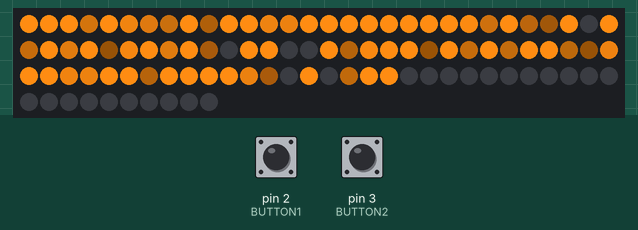
Recording of a sketch running on a simulated Arduino Uno, built with avr-gcc and run on an emulated ATmega328P. On the bench: 100 RGB LEDs in strip order, left to right, continuing on the next row. The test bench sets the inputs (shaded band); at power-on: pin 3 (BUTTON2) HIGH, pin 2 (BUTTON1) HIGH. Random numbers use the default seed unless the sketch sets one.

Above: at 1.2 s.
1.3 s: pin 3 (BUTTON2) pulled LOW for 0.15 s
At 1.39 s:
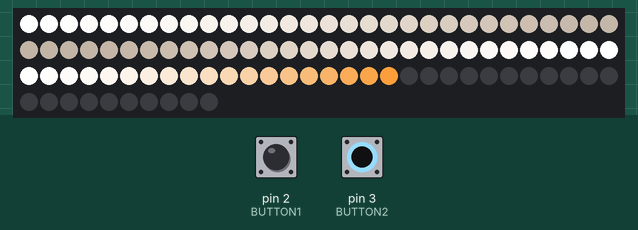
2.0 s: pin 2 (BUTTON1) pulled LOW for 0.15 s
At 2.06 s:
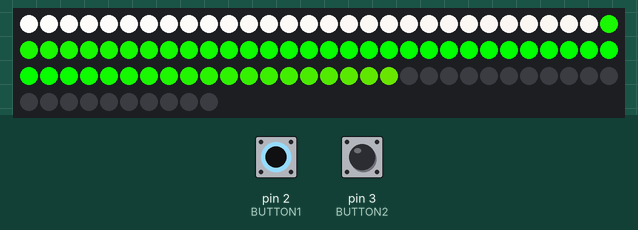
2.7 s: pin 3 (BUTTON2) pulled LOW for 1 s
At 3.6 s:
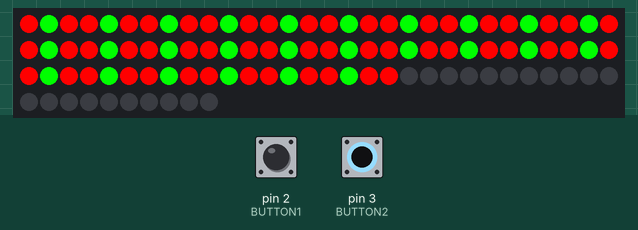
5.2 s: pin 2 (BUTTON1) pulled LOW for 1 s
At 5.8 s:
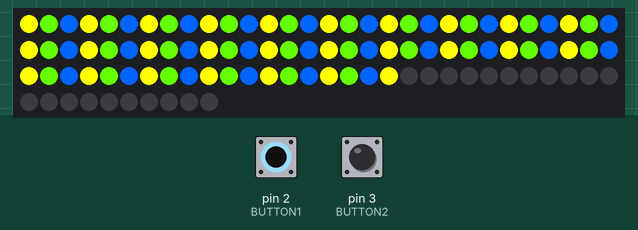
7.7 s: pin 3 (BUTTON2) pulled LOW for 0.15 s
At 8.14 s:
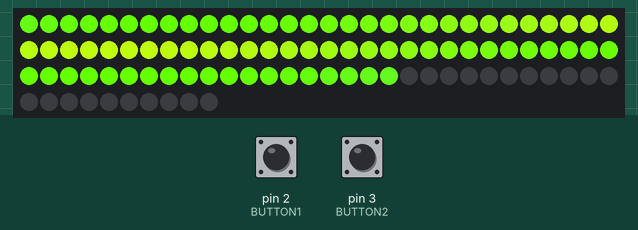
8.4 s: pin 2 (BUTTON1) pulled LOW for 0.15 s
At 8.47 s:
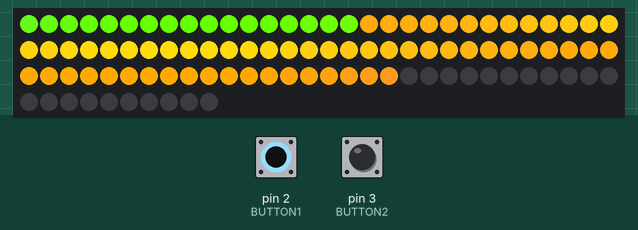
Timing chart, 0 to 11.4 s (numbered marks = the images above; inputs shaded):
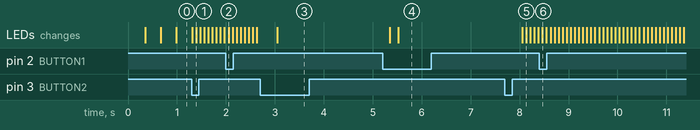

Measured:
- after the input at 5.2 s, the LEDs: first change after 0.15 s (image 4 shows a later state)
- after the input at 7.7 s, the LEDs: first change after 0.35 s (image 5 shows a later state)

The sketch:

NorthernLights.ino
```cpp
#include <avr/io.h>         /* Defines pins, ports, etc */
// See pinout at https://docs.arduino.cc/hardware/micro
#include <Adafruit_NeoPixel.h>

#define LEDS 9  // LEDs on pin 9
#define NUMPIXELS 100
#define NPIX_USE 79  // number of pixels to light up
#define BUTTON1 2  // color button
#define BUTTON2 3  // pattern button
#define DEBOUNCE_TIME 5
#define NCOLOR_MODES 5
#define NPATTERNS 2

Adafruit_NeoPixel pixels(NUMPIXELS, LEDS, NEO_GRB + NEO_KHZ800);

uint8_t color_mode = 0;  // See colors array below
uint8_t pattern = 2;  // Solid, Fading, (Music)
float freq[4] = {.05, -.065, .065 * PI, -0.05*PI};  // Used jupyter to find decent values
float wlengths[4] = {1.3, 1.7, 1.3, 1.7};  // Used jupyter to find decent values
int colors[NCOLOR_MODES][3][3] = {
  {{255, 140, 18}, {255, 255, 255}, {0, 0, 0}}, // White
  {{255, 0, 0}, {0, 255, 0}, {255, 0, 0}}, // Green/Red
  {{255, 255, 0}, {100, 255, 0}, {0, 100, 255}}, // J's Northern lights
  {{255, 255, 0}, {255, 170, 0}, {255, 0, 255}}, // Autumn with purple
  {{255, 170, 0}, {255, 110, 0}, {255, 0, 0}} // Autumn with red
};
const float OMEGA = 2 * PI / 3;  // ang freq for twinkling
float phi[NPIX_USE];

uint8_t debouncePress(int button){
  if (!digitalRead(button)) {
    _delay_ms(DEBOUNCE_TIME);
    if (!digitalRead(button)) {
      return (1);
    }
  }
  return 0;
}

void color_interrupt(void){
  if (debouncePress(BUTTON1)){
    // Update color
    color_mode = (color_mode + 1) % NCOLOR_MODES;
  }
}

void pattern_interrupt(void){
  if (debouncePress(BUTTON2)){
    // Update pattern
    pattern = (pattern + 1) % NPATTERNS;
  }
}

uint32_t color_mix(float x){
  float val[3];
  for (int i=0; i<3; i++){
    float k1 = (colors[color_mode][2][i] - colors[color_mode][0][i]) / 2;
    float k2 = (colors[color_mode][0][i] + colors[color_mode][2][i]) / 2 - colors[color_mode][1][i];
    float k4 = colors[color_mode][1][i];
    val[i] = k1 * x * x * x + k2 * x * x + k4;
  }
  return pixels.Color(val[0], val[1], val[2]);
}

uint32_t color_fade(float x){
  // linear interpolate from one color to the next
  float val[3];
  for (int i=0; i<3; i++){
    val[i] = colors[color_mode][0][i] + x * (colors[color_mode][2][i] - colors[color_mode][0][i]);
  }
  return pixels.Color(val[0], val[1], val[2]);
}

void setup() {
  // Pin directions
  pinMode(BUTTON1, INPUT_PULLUP); // Use pullup - less wiring
  pinMode(BUTTON2, INPUT_PULLUP);

  // Set up interrupts
  attachInterrupt(digitalPinToInterrupt(BUTTON1), color_interrupt, FALLING);
  attachInterrupt(digitalPinToInterrupt(BUTTON2), pattern_interrupt, FALLING);

  pixels.begin();
  randomSeed(analogRead(0));
  Serial.begin(9600);

  for (int i=0; i<NPIX_USE; i++){
    phi[i] = (float)rand()/(float)(RAND_MAX/(2 * PI));
  }


}

void loop() {
  float x;
  float myTime = millis() / 1000.0;
  switch (pattern) {
    case 0:
      // Solid color, every other light
      for (int i=0; i<NPIX_USE; i++){
        int j = i % 3;
        pixels.setPixelColor(i, pixels.Color(colors[color_mode][j][0],
                                             colors[color_mode][j][1],
                                             colors[color_mode][j][2]));
        //delay(20);
        pixels.show();
      }
      break;
    case 1:
      // Wavy fade between colors
      for (int i=0; i<NPIX_USE; i++){
        float pos = i / 79.0;
        x = sin(2 * PI * (pos / wlengths[0] - myTime * freq[0]));
        x += sin(2 * PI * (pos / wlengths[1] - myTime * freq[1]));
        x += sin(2 * PI * (pos / wlengths[2] - myTime * freq[2]));
        x += sin(2 * PI * (pos / wlengths[3] - myTime * freq[3]));
        x = constrain(x / 3, -1, 1);

        pixels.setPixelColor(i, color_mix(x));
      }
      pixels.show();
      break;
    case 2:
      // Twinkle
      for (int i=0; i<NPIX_USE; i++){
        x = constrain(sin(OMEGA * myTime + phi[i]), 0, 1);
        pixels.setPixelColor(i, color_fade(x));
      }
      pixels.show();
  }
}
```
